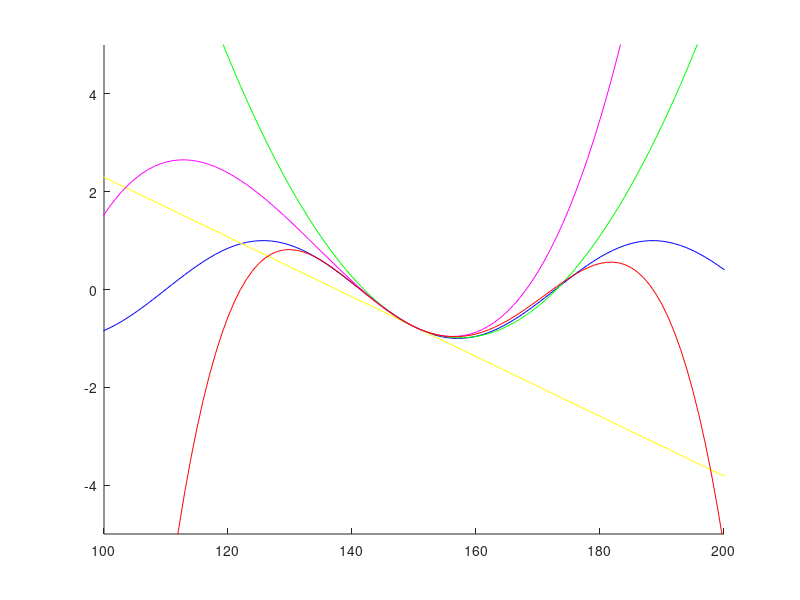

Reproduce this figure in MATLAB.
# ==== Initialisation ==============================================================

  cla
  clc;
  clear;

# ==================================================================================




# ==== Fonctions ===================================================================

  #---- Fonction d'exemple ---------------------------------------------------------

  #f = @(x) (3*x^2)+(2*x)+1;
  
  #f = @(x) (3*x^4);
  
  f = @(x) cos(x/10);
  
  #f = @(x) x^2;
  
  #---- Fonction dérivée -----------------------------------------------------------

  d = @(fct,x)((fct(x+1)-fct(x))./((x+1)-x));

  #---- dérivée n fois -------------------------------------------------------------

  function result = derivee_Nfois(fct, n, nbrePoints)
    # fonction de dérivée
    d = @(fct,x)((fct(x+1)-fct(x))./((x+1)-x));

    # calcul de la première dérivée
    for i=1:nbrePoints+n
      Tab(i) = d(fct, i);
    endfor
    # calcul des autres dérivées si n < 1
    if(n>1)
      for j=2:n
        for i=1:nbrePoints+n-j
          Tab(i) = d(Tab, i);
        endfor
      endfor
    endif
    # efface le dernier point qui ne servait qu'à calculer le nème

    # retourne le tableau de points
    result = Tab(1:nbrePoints);
    return
  endfunction




# ==================================================================================



%# ==== Programme de test ===========================================================
%
%  #---- calcul des points de la fonction f -----------------------------------------
%
%  for i=1:100
%    Tab_f(i) = f(i);
%  endfor
%
%  #---- test de la fonction derivee_Nfois ------------------------------------------
%
%  Tab_d1 = derivee_Nfois(f, 1, 100); # 1ère dérivée de f
%  Tab_d2 = derivee_Nfois(f, 2, 100); # 2ème dérivée de f
%  Tab_d3 = derivee_Nfois(f, 3, 100); # 3ème dérivée de f
%  Tab_d4 = derivee_Nfois(f, 7, 100); # 4ème dérivée de f
%
%  #---- Affichage ------------------------------------------------------------------
%
%  hold on
%
%  #plot(Tab_f);
%  #plot(Tab_d1);
%  #plot(Tab_d2);
%  #plot(Tab_d3);
%  plot(Tab_d4);
%  
%
%  hold off
%
%# ==================================================================================




# ==== Taylor ======================================================================

  function result = Taylor(fct, point, nbTermes)
    B = zeros(300,1);
    
    for x=1:300
      B(x) = fct(point);
      for i=1:nbTermes
        A = derivee_Nfois(fct, i, point)(point);
        #A = Derivee_cos(i, point);
        
        B(x) += ((A * ((x-point)^i)) / (factorial(i)));
      endfor
    endfor
    result = B;
    return
    
  endfunction
  
 # =================================================================================
 
  function result = Derivee_cos(n,point)
  
    point = point/10;
    
    if(n == 1)
      result = -sin(point);
    elseif(n == 2)
      result = -cos(point);
    elseif(n == 3)
      result = sin(point);
    endif
    return
  endfunction 
 
 
 # ==== Calcul des points ==========================================================
 
 for i=1:300
  F(i) = f(i);
 endfor
 
 T1 = Taylor(f, 150, 1);
 T2 = Taylor(f, 150, 2);
 T3 = Taylor(f, 150, 3);
 T4 = Taylor(f, 150, 4);
 
 # =================================================================================
 
 
 
 
 # ==== Affichage ==================================================================
 
 hold on
 
 axis([100 200 -5 5]);
 
 plot(F,'b');
 plot(T1,'y');
 plot(T2,'g');
 plot(T3,'m');
 plot(T4,'r');
 
 hold off



%Derivee_cos(2,1)
%
%
%for i=1:100
%  F(i) = f(i);
%  H = derivee_Nfois(f,1,100);
%endfor
%
%hold on
%
%plot(F,'b');
%plot(H,'g');
%
%hold off
